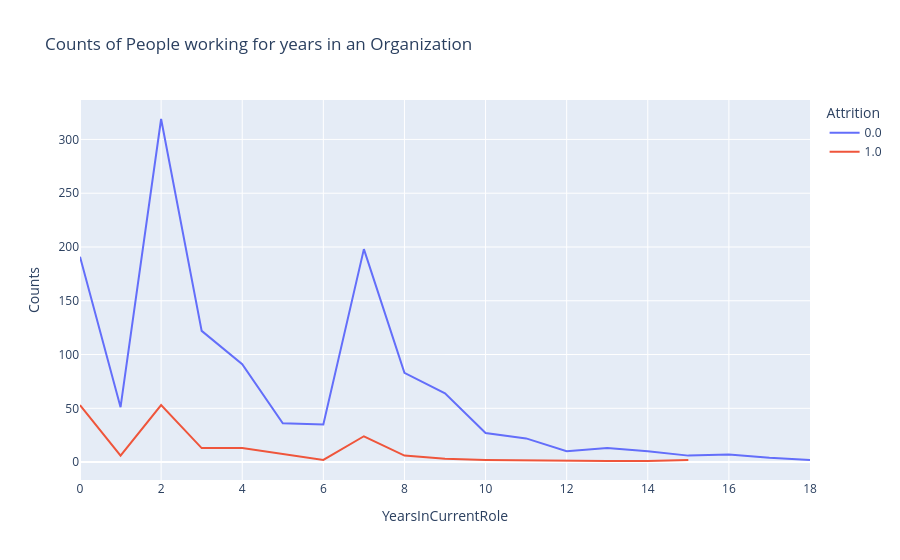

Notebook code for this chart:
### Code cell
# Analysis: Work duration on attrition

yrscr_att=data.groupby(['YearsInCurrentRole','Attrition']).apply(lambda x:x['DailyRate'].count()).reset_index(name='Counts')
px.line(yrscr_att,x='YearsInCurrentRole',y='Counts',color='Attrition',title='Counts of People working for years in an Organization')

### Figure 1 — Plotly figure (JSON) as saved in the notebook; plotly's stock layout.template omitted (floating-point values rounded to 4 significant figures)
{"data": [{"hovertemplate": "Attrition=0.0<br>YearsInCurrentRole=%{x}<br>Counts=%{y}<extra></extra>", "legendgroup": "0.0", "line": {"color": "#636efa", "dash": "solid"}, "marker": {"symbol": "circle"}, "mode": "lines", "name": "0.0", "orientation": "v", "showlegend": true, "type": "scatter", "x": [0, 1, 2, 3, 4, 5, 6, 7, 8, 9, 10, 11, 12, 13, 14, 15, 16, 17, 18], "xaxis": "x", "y": [191, 51, 319, 122, 91, 36, 35, 198, 83, 64, 27, 22, 10, 13, 10, 6, 7, 4, 2], "yaxis": "y"}, {"hovertemplate": "Attrition=1.0<br>YearsInCurrentRole=%{x}<br>Counts=%{y}<extra></extra>", "legendgroup": "1.0", "line": {"color": "#EF553B", "dash": "solid"}, "marker": {"symbol": "circle"}, "mode": "lines", "name": "1.0", "orientation": "v", "showlegend": true, "type": "scatter", "x": [0, 1, 2, 3, 4, 6, 7, 8, 9, 10, 13, 14, 15], "xaxis": "x", "y": [53, 6, 53, 13, 13, 2, 24, 6, 3, 2, 1, 1, 2], "yaxis": "y"}], "layout": {"legend": {"title": {"text": "Attrition"}, "tracegroupgap": 0}, "title": {"text": "Counts of People working for years in an Organization"}, "xaxis": {"anchor": "y", "domain": [0, 1], "title": {"text": "YearsInCurrentRole"}}, "yaxis": {"anchor": "x", "domain": [0, 1], "title": {"text": "Counts"}}}}
